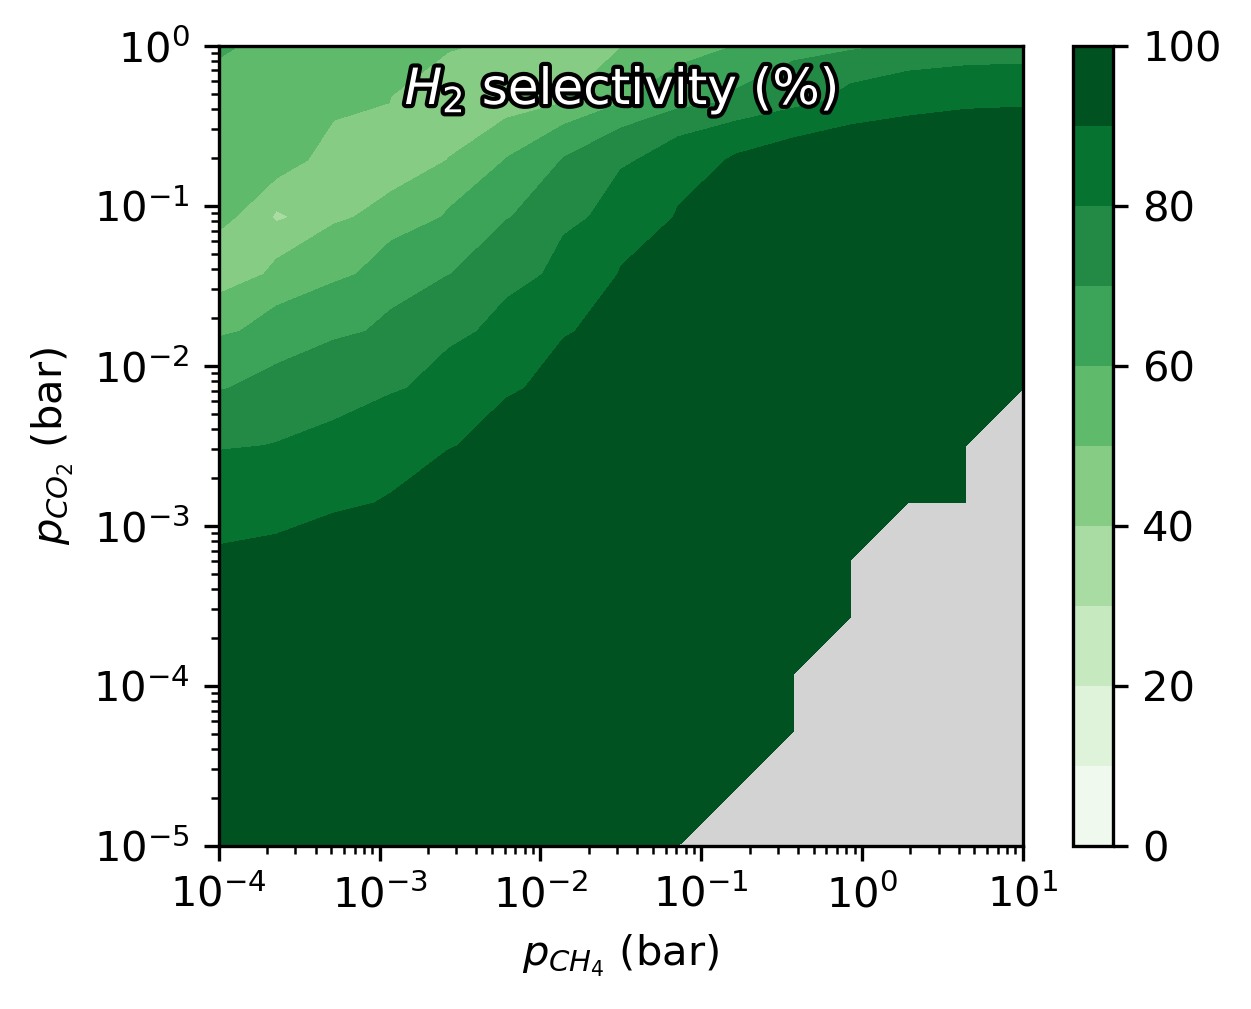

Reproduce this figure in Python.
import matplotlib.pyplot as plt
from zacrostools.heatmaps.selectivity import plot_selectivity

fig, axs = plt.subplots(1, figsize=(4.3, 3.5))

plot_selectivity(
    ax=axs,
    scan_path='simulation_results',
    x='pressure_CH4',
    y='pressure_CO2',
    main_product='H2',
    side_products=['H2O'],
    min_molec=100,
    analysis_range=[50, 100],
    range_type='time',
    auto_title=True,
    show_points=False,
    show_colorbar=True
)

plt.tight_layout()
plt.savefig('selectivity_heatmap.png', dpi=300, bbox_inches='tight', transparent=False)
plt.show()
